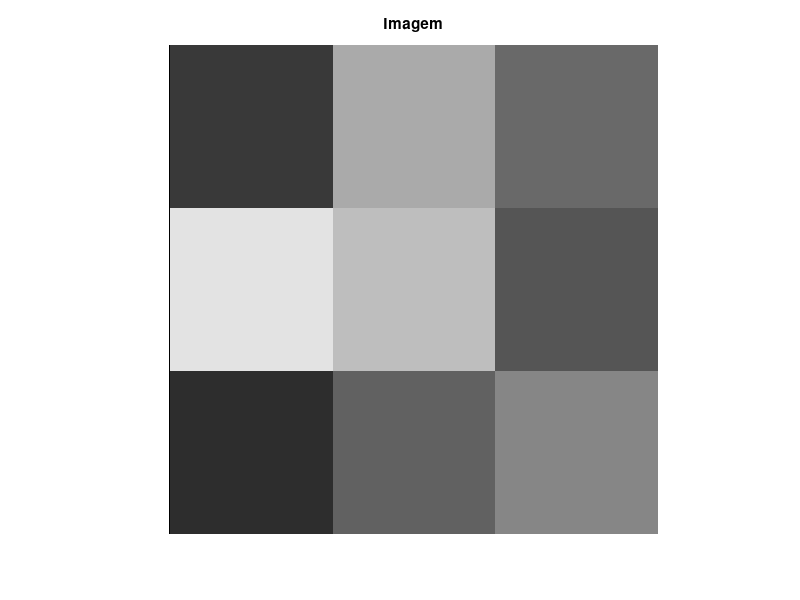

This figure's MATLAB source:
clear; clc;

% Cria imagem 1000x1000 com valores aleatórios entre 0 e 255
imgAleatoria = uint8(randi([0, 255], 3, 3));

figure;
imshow(imgAleatoria);
title('Imagem');

